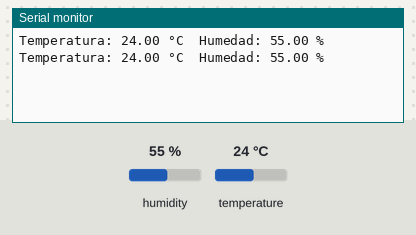
Recording of a sketch running on a simulated Arduino Uno, built with avr-gcc and run on an emulated ATmega328P. Shown: the last lines printed to the serial monitor. The inputs (shaded band) are chosen by the test bench; at power-on: humidity 55 %, temperature 24 °C.

Above: at 2.8 s.
2.9 s: humidity set to 22 %
At 4.9 s:
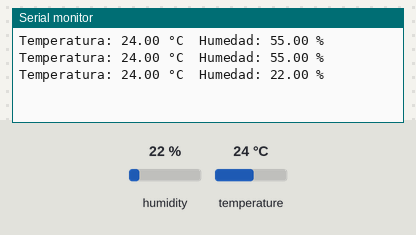
5.6 s: temperature set to 12 °C
At 6.6 s:
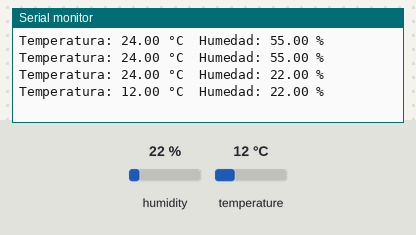
8.3 s: humidity set to 40 %
At 11.3 s:
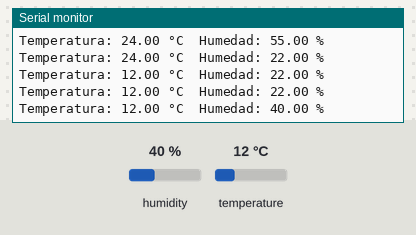
Timing chart, 0 to 12.8 s (numbered marks = the images above; inputs shaded):
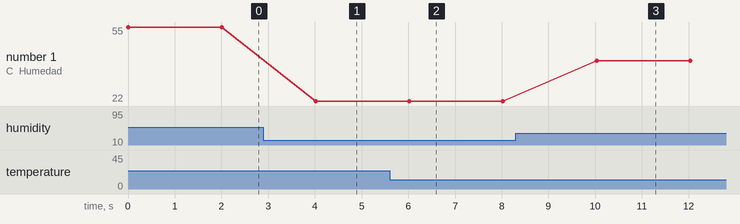

Measured:
- after the input at 2.9 s, the serial monitor: prints a new line after 1.1 s (image 1)
- after the input at 5.6 s, the serial monitor: prints a new line after 0.42 s (image 2)
- after the input at 8.3 s, the serial monitor: prints a new line after 1.7 s (image 3)
- plotted number 1: 55 → 22 after the input at 2.9 s, 22 → 40 after the input at 8.3 s

The sketch:

DHT11.ino
```cpp
#include <Adafruit_Sensor.h>
#include <DHT.h>
#include <DHT_U.h>

#define DHTPIN 4      // El pin digital donde se conecta el sensor
#define DHTTYPE    DHT11     // Tipo de sensor DHT utilizado

// Inicializar el objeto del sensor DHT
DHT_Unified dht(DHTPIN, DHTTYPE);

void setup() {
  Serial.begin(9600);
  while (!Serial) delay(10);

  // Inicializar el sensor DHT
  dht.begin();
}

void loop() {
  // Obtener los valores de temperatura y humedad del sensor DHT
  sensors_event_t event;
  dht.temperature().getEvent(&event);
  float temp = event.temperature;
  dht.humidity().getEvent(&event);
  float hum = event.relative_humidity;

  // Imprimir los valores de temperatura y humedad en el monitor serie
  Serial.print("Temperatura: ");
  Serial.print(temp);
  Serial.print(" °C");
  Serial.print("\tHumedad: ");
  Serial.print(hum);
  Serial.println(" %");

  delay(2000); // Esperar 2 segundos antes de tomar otra lectura
}
```
